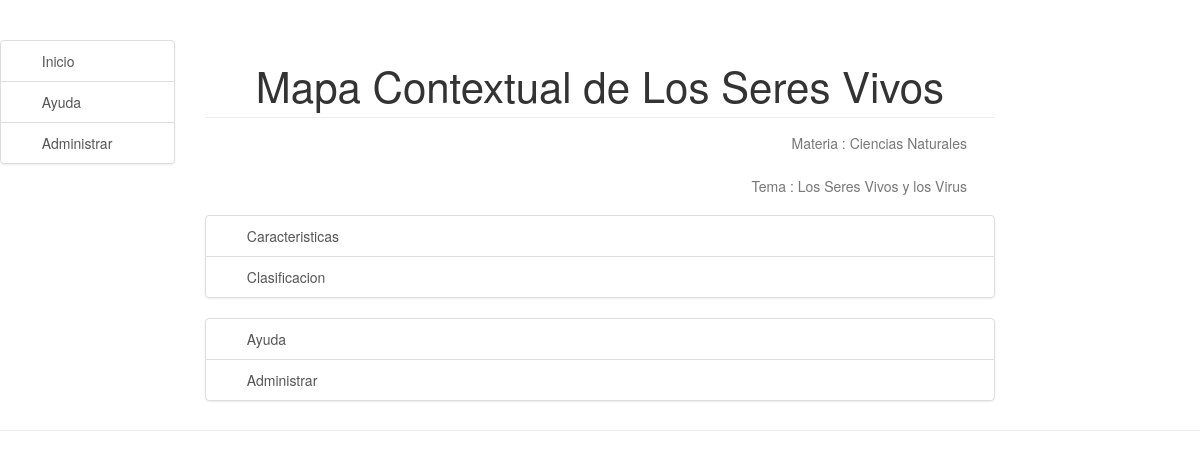
The page /didData/ActividadDet/1/ on the database its author committed.
### didData/models.py (models this page shows, shortened)
class ActividadDet(models.Model):
    idActividad = models.ForeignKey(Actividad)
    identificacion = models.IntegerField()
    nombre = models.CharField(max_length=100)
    descripcion = models.TextField()
    contenido = models.TextField()
    mediaAsociado = models.CharField(max_length=50)
    sonido = models.CharField(max_length=50)
    video = models.CharField(max_length=50)
    imagen = models.CharField(max_length=50)
    slider = models.CharField(max_length=50)
    otroMedia = models.CharField(max_length=50)
    activa = models.BooleanField()

class Actividad(models.Model):
    idTema = models.ForeignKey(Tema)
    idTipoActividad = models.ForeignKey(TipoActividad)
    identificacion = models.IntegerField()
    nombre = models.CharField(max_length=200)
    descripcion = models.TextField()
    comentario = models.TextField()
    activa = models.BooleanField()

class Tema(models.Model):
    idMateria = models.ForeignKey(Materia)
    identificacion = models.IntegerField()
    nombre = models.CharField(max_length=200)
    descripcion = models.TextField()
    comentario = models.TextField
    activa = models.BooleanField()

class Materia(models.Model):
    identificacion = models.IntegerField()
    nombre = models.CharField(max_length=50)
    descripcion = models.TextField()
    comentario = models.TextField
    activa = models.BooleanField()

### didData/views.py (the view)
# urls.py: url(r'^didData/ActividadDet/(?P<pk>[0-9]+)/$', views.detalleActividadArdora, name='detalleActividadArdora'),
def detalleActividadArdora(request, pk):
    estaactividad = get_object_or_404(Actividad, id=pk) #objeto tipo Actividad identificacion = pk
    actividadArdoraDet = ActividadDet.objects.filter(idActividad=estaactividad.id).select_related('idActividad')
    return render(request, 'didData/detalleActividadArdora.html', {'ActividadDet': actividadArdoraDet})

### didData/templates/didData/detalleActividadArdora.html
    {% extends 'didData/base.html' %}
    {% load staticfiles %}
    {% block content %}
        <div class="header">
            <h1>{{ ActividadDet.first.idActividad.nombre }}</h1>
        </div>
        <div class="content">
            <br>
            <p style= "text-align:right;">Materia : {{ ActividadDet.first.idActividad.idTema.idMateria.descripcion }}</p>
            <br>
            <p style= "text-align:right;">Tema : {{ ActividadDet.first.idActividad.idTema.nombre }}</p>
        </div>
        <div >
            <div class="list-group">
            {% for actividad in ActividadDet %}
                 <a class="list-group-item" href="{{ actividad.contenido }}">
                 <i class="fa fa-mortar-board fa-fw" aria-hidden="true"></i>&nbsp; {{ actividad.nombre }}</a>
            {% endfor %}
            </div>
            <div class="list-group">
                <a class="list-group-item" href="/"><i class="fa fa-book fa-fw" aria-hidden="true"></i>&nbsp; Ayuda</a>
                <a class="list-group-item" href="/admin"><i class="fa fa-cog fa-fw" aria-hidden="true"></i>&nbsp; Administrar</a>
            </div>
        </div>
    {% endblock %}

### didData/static/css/side-menu.css (style rules this page uses)
body { color: #777; }
.content { margin: 0 auto; padding: 0 2.5em; max-width: 800px; margin-bottom: 20px; line-height: 1.2em; }
.header { margin: 0; color: #333; text-align: center; padding: 1em 2em 0; border-bottom: 1px solid #eee; }
.header h1 { margin: 0.2em 0; font-size: 3em; font-weight: 280; }
@media (min-width: 48em) { .header, .content { padding-left: 2em; padding-right: 2em; } }

### rows shown on the page
ActividadDet: first.idActividad.nombre "Mapa Contextual de Los Seres Vivos", first.idActividad.idTema.idMateria.descripcion "Ciencias Naturales", first.idActividad.idTema.nombre "Los Seres Vivos y los Virus", nombre "Caracteristicas"
ActividadDet: nombre "Clasificacion"
